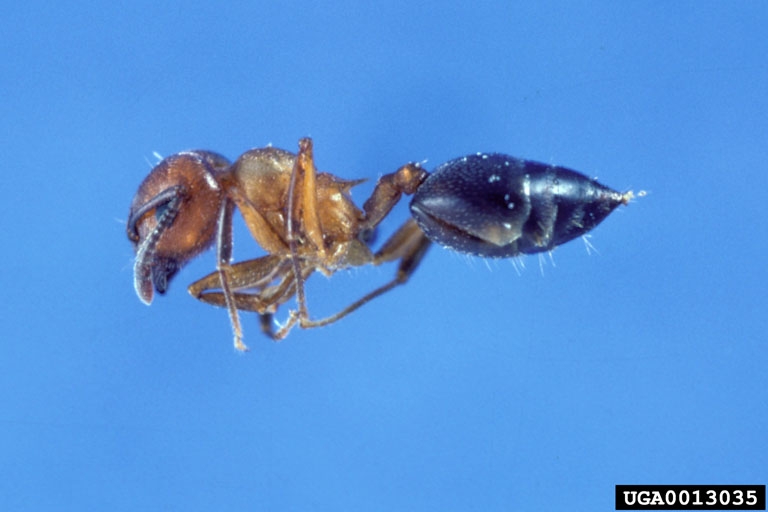
#> input picture src/data/ants_1/0013035.jpg, 768 x 512 px; its folder holds only this picture in this run
$ jupyter execute --allow-errors 5.2.ipynb
#> lines starting #> are read from the running program, lines starting #| are printed output that depends on the picture
#> `img = cv2.imread('../data/' + d + '/' + f, 0)`:
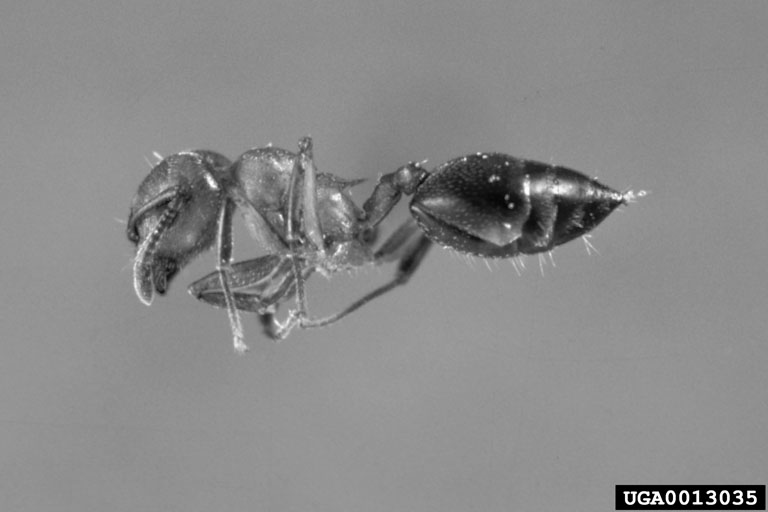
#> img: shape (512, 768); min 0, max 255, mean 137.6
#> `img = cv2.resize(img, (128, 128))`:
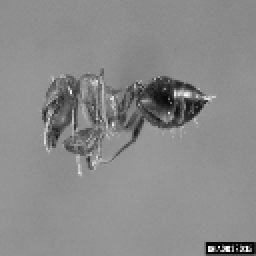
#> img: shape (128, 128) (shown 2 times larger); min 0, max 255, mean 137.7
#> `img = np.array(img).flatten().tolist()`: img = 16384 values, max 255 at index 15978, min 0 at index 15731, mean 137.7
#> further down, img2 is the input picture: shape (512, 768, 3); mean B, G, R 217.5, 147.4, 88
#> `img2 = cv2.resize(img2, (128, 128))`:
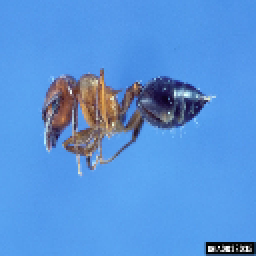
#> img2: shape (128, 128, 3) (shown 2 times larger); mean B, G, R 217.6, 147.5, 88.1
#> `b, g, r = cv2.split(img2)`:
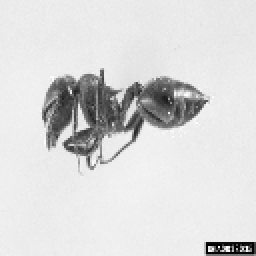
#> b: shape (128, 128) (shown 2 times larger); min 0, max 255, mean 217.6
#> `b, g, r = cv2.split(img2)`:
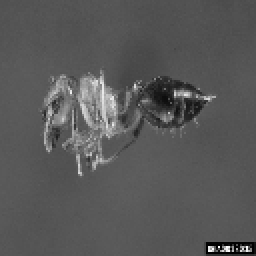
#> r: shape (128, 128) (shown 2 times larger); min 0, max 255, mean 88.1
[cell 1]
import os
import cv2
import numpy as np

dirs = ['ants_1', 'bees']
pixels = []
labels = []
cnt =0
#> (the rest of this cell did not finish here and is left out)

[cell 2]
#연습문제 4
pixels2 = []
labels2 = []


#> (the rest of this cell did not finish here and is left out)

[cell 3]
import pandas as pd

pixels_df = pd.DataFrame(pixels)
#> pixels_df = table of 1 rows and 16384 columns
print(pixels_df.shape)
#| (1, 16384)
pixels_df = pixels_df/255.0

labels_df = pd.DataFrame(labels)
print(labels_df.shape)
labels_df = labels_df.rename(columns={0:'label'})

img_set = pd.concat([pixels_df, labels_df], axis=1)
#> img_set = table of 1 rows and 16385 columns
img_set.head()
#> Out = table of 1 rows and 16385 columns

[cell 4]
import matplotlib.pyplot as plt

img = cv2.imread('../data/ants_1/800px-Meat_eater_ant_qeen_excavating_hole.jpg', 0)
ret, bin_img = cv2.threshold(img, 128, 255, cv2.THRESH_BINARY)

kernel = np.ones((3,3), np.uint8)
#> (the rest of this cell did not finish here and is left out)

#> (a cell that did not finish here is left out)

#> (a cell that did not finish here is left out)

#> (a cell that did not finish here is left out)

#> (a cell that did not finish here is left out)

[cell 9]
img = cv2.imread('../data/ants_1/800px-Meat_eater_ant_qeen_excavating_hole.jpg')

#> (the rest of this cell did not finish here and is left out)

연습문제 PCA 차원 압축

[cell 10]
from sklearn.decomposition import PCA

pca = PCA(0.80)
print(pixels_df.shape)
#| (1, 16384)


pixels_df_pca = pca.fit_transform(pixels_df)
#> pixels_df_pca = [0]

print(pca.n_components_)
print(pixels_df_pca.shape)
#| (1, 1)

[cell 11]
img_set = pd.concat([pd.DataFrame(pixels_df_pca), labels_df], axis=1)
#> img_set = table of 1 rows and 2 columns
img_set.head()

#> (the rest of this cell did not finish here and is left out)
